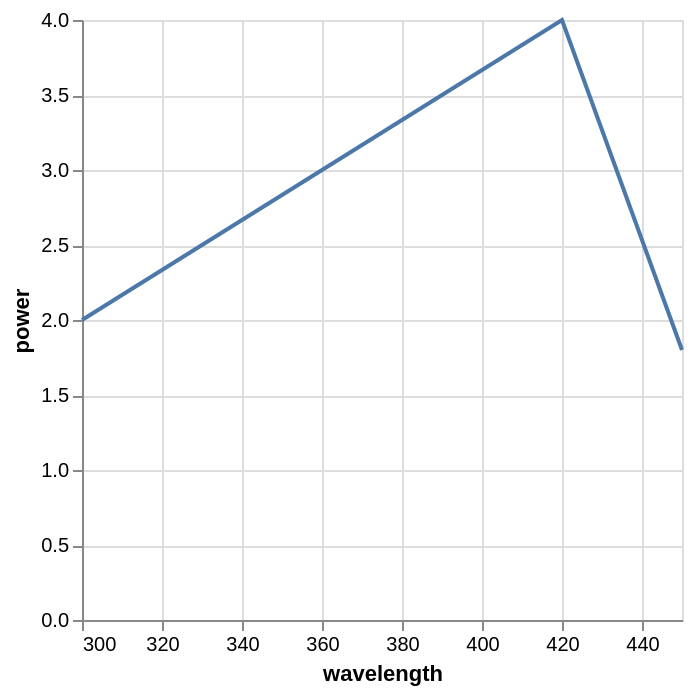

Write the Vega-Lite specification saved for this chart.
### Vega-Lite specification from a JSON file in a GitHub repository (floating-point values rounded to 4 significant figures)
{"$schema": "https://vega.github.io/schema/vega-lite/v4.json", "data": {"values": [{"wavelength": 250, "power": 1}, {"wavelength": 300, "power": 2}, {"wavelength": 420, "power": 4}, {"wavelength": 450, "power": 1.8}, {"wavelength": 500, "power": 1.1}]}, "transform": [{"filter": {"field": "wavelength", "range": [300, 450]}}], "mark": "line", "encoding": {"x": {"field": "wavelength", "type": "quantitative", "scale": {"domain": [300, 450]}}, "y": {"field": "power", "type": "quantitative"}}}
